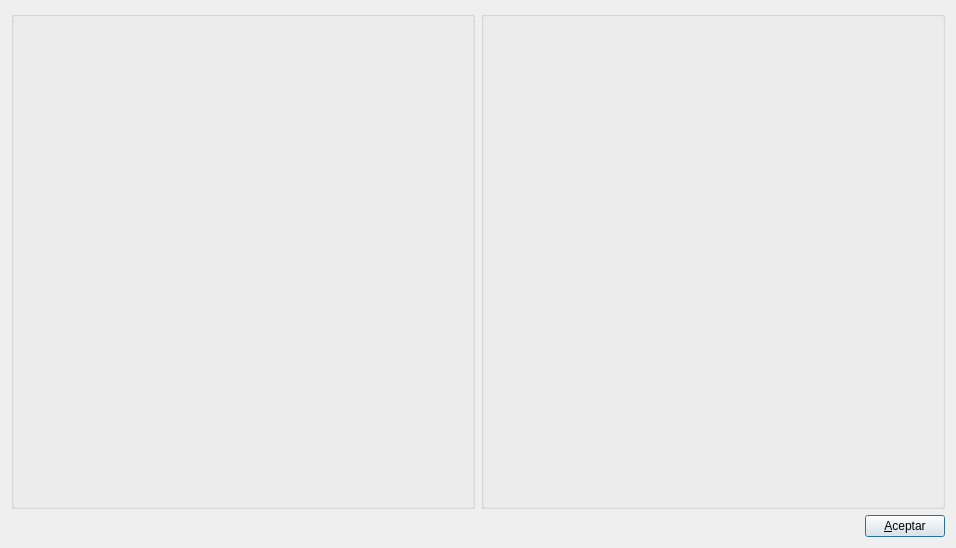
<?xml version="1.0" encoding="UTF-8"?>
<ui version="4.0">
 <class>estado_grafico</class>
 <widget class="QDialog" name="estado_grafico">
  <property name="geometry">
   <rect>
    <x>0</x>
    <y>0</y>
    <width>956</width>
    <height>548</height>
   </rect>
  </property>
  <property name="windowTitle">
   <string>GRÁFICO ESTADO CONTABLE</string>
  </property>
  <layout class="QVBoxLayout" name="verticalLayout">
   <item>
    <layout class="QHBoxLayout" name="horizontalLayout_2">
     <item>
      <widget class="QGroupBox" name="graf_groupBox">
       <property name="sizePolicy">
        <sizepolicy hsizetype="Preferred" vsizetype="Expanding">
         <horstretch>0</horstretch>
         <verstretch>0</verstretch>
        </sizepolicy>
       </property>
       <property name="title">
        <string/>
       </property>
      </widget>
     </item>
     <item>
      <widget class="QGroupBox" name="graf2_groupBox">
       <property name="title">
        <string/>
       </property>
      </widget>
     </item>
    </layout>
   </item>
   <item>
    <layout class="QHBoxLayout" name="horizontalLayout">
     <item>
      <spacer name="horizontalSpacer">
       <property name="orientation">
        <enum>Qt::Horizontal</enum>
       </property>
       <property name="sizeHint" stdset="0">
        <size>
         <width>40</width>
         <height>20</height>
        </size>
       </property>
      </spacer>
     </item>
     <item>
      <widget class="QPushButton" name="aceptar_pushButton">
       <property name="text">
        <string>&amp;Aceptar</string>
       </property>
      </widget>
     </item>
    </layout>
   </item>
  </layout>
 </widget>
 <resources/>
 <connections>
  <connection>
   <sender>aceptar_pushButton</sender>
   <signal>clicked()</signal>
   <receiver>estado_grafico</receiver>
   <slot>accept()</slot>
   <hints>
    <hint type="sourcelabel">
     <x>870</x>
     <y>546</y>
    </hint>
    <hint type="destinationlabel">
     <x>775</x>
     <y>531</y>
    </hint>
   </hints>
  </connection>
 </connections>
</ui>
